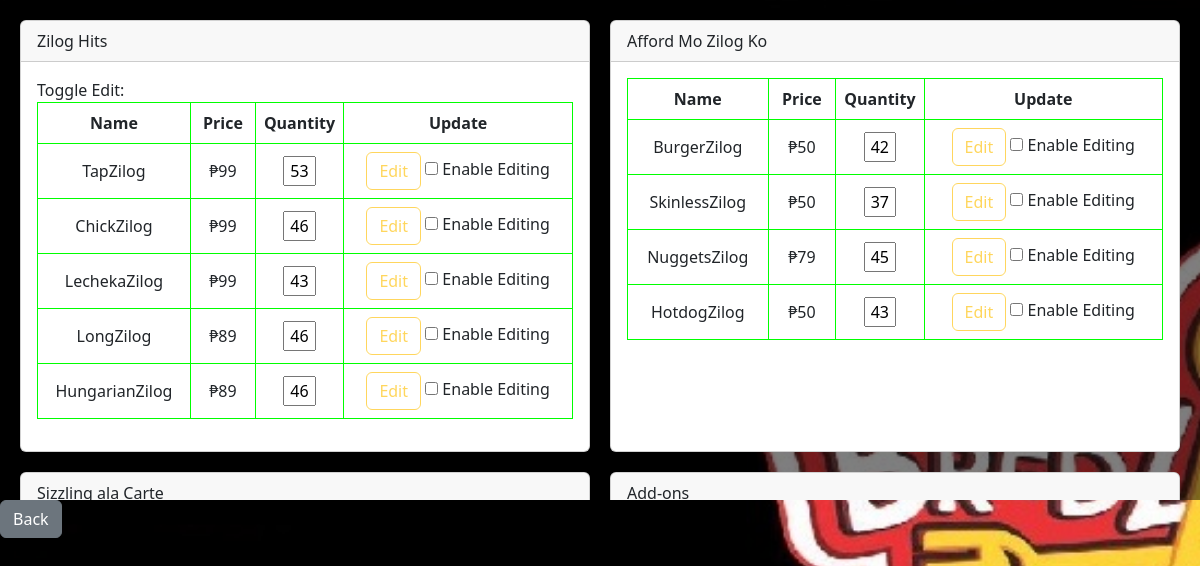
The page /admin/inventory (signed in) on the database as committed earlier.
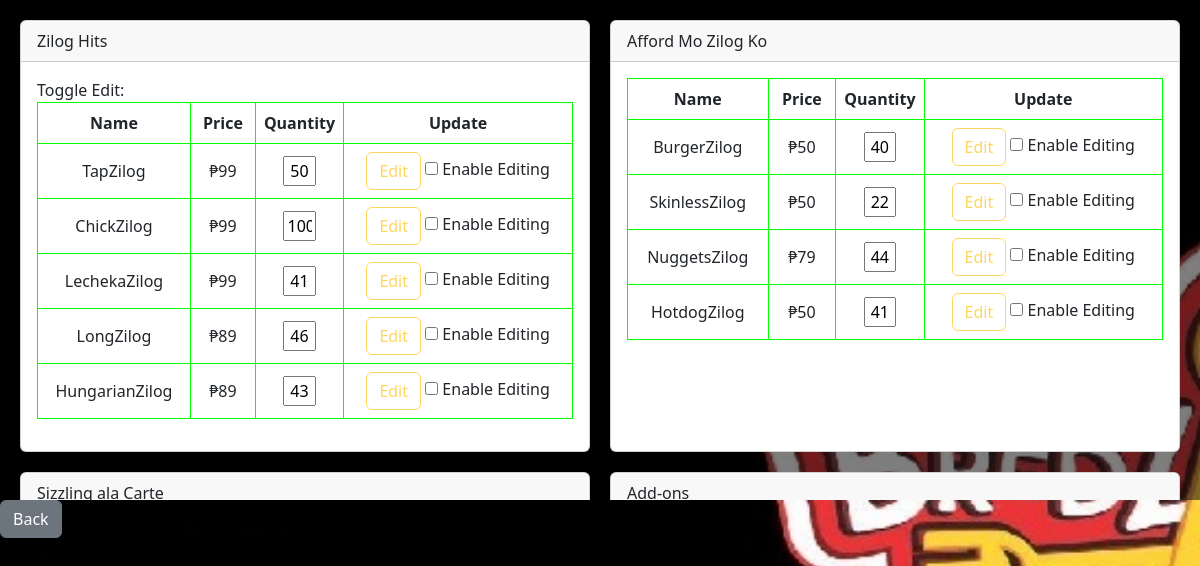
The same page on the database as committed later.
### tables this page shows
CREATE TABLE menu ( id INTEGER PRIMARY KEY AUTOINCREMENT, name TEXT NOT NULL, price INTEGER, type TEXT, quantity INTEGER);

### routes/admin.py (the view)
@admin_bp.route('/admin/inventory', methods=['POST', 'GET'])
def inventory():
    if 'email' in session:
        menu = pnt.EachData()
        return render_template('admin-inventory.html', menu=menu)
    return redirect(url_for('admin.adminPage'))

### thisclass/Myclass.py (called while the page is built)
    def create_object(self, i):
        id, name, price, type, qty = i
        return Item(id, name, price, type, qty)

    def fetch_from_db(self):
        connection = sqlite3.connect(self.db)
        cursor = connection.cursor()
        cursor.execute('SELECT * FROM menu')
        rows = cursor.fetchall()
        for i in rows:
            obj = self.create_object(i)
            self.items.append(obj)
        connection.close()

    @property
    def items(self):
        return self._items

    def get_item_per_type(self):
        hits = []
        afford = []
        carte = []
        add_on = []
        my_dict = {
            'hits': hits,
            'afford': afford,
            'carte': carte,
            'add_on': add_on
        }
        for i in self.items:
            if 'Zilog Hits' == i.type:
                hits.append(i)
            elif 'Afford Mo Zilog Ko' == i.type:
                afford.append(i)
            elif 'Sizzling Ala Carte' == i.type:
                carte.append(i)
            elif 'add-on' == i.type:
                add_on.append(i)
        return my_dict

    @property
    def id(self):
        return self._id

### templates/admin-inventory.html (shortened to what this page needs)
{% extends "layout.html" %}
{% block styles %}
    <link rel="stylesheet" href="{{ url_for('static', filename='css/admin-inventory.css') }}">
{% endblock %}
{% block body %}
<div class="grid-container">
    <div class="card digital-card">
        <div class="card-header">
            Zilog Hits
        </div>
        <div class="card-body">
            <label for="toggle">Toggle Edit:</label>
            <table class="table digital-table" id="table1">
                <thead>
                    <tr>
                        <th>Name</th>
                        <th>Price</th>
                        <th>Quantity</th>
                        <th>Update</th>
                    </tr>
                </thead>
                <tbody>
                    {% for i in menu.get_item_per_type()['hits'] %}
                    <tr>
                        <td>{{ i.name }}</td>
                        <td>₱{{ i.price }}</td>
                        <form action="/admin/setQuantity/{{ i.id }}" method="post">
                            <td style="width: 15%; text-align: center;">
                                <input type="text" value="{{ i.qty }}" id="qty{{ i.id }}" readonly name="qty{{ i.id }}" style="width: 45%; text-align: center;">
                            </td>
                            <td>
                                <button type="submit" id="submit_btn{{ i.id }}" class="btn btn-outline-warning" disabled>Edit</button>
                                <label>
                                    <input type="checkbox" id="checkbox{{ i.id }}" onclick="toggle('qty{{ i.id }}', 'submit_btn{{ i.id }}', 'hidden_input{{ i.id }}')"> Enable Editing
                                </label>
                            </td>
                        </form>
                    </tr>
                    {% endfor %}
                </tbody>
            </table>
        </div>
    </div>
    <div class="card digital-card">
        <div class="card-header">
            Afford Mo Zilog Ko
        </div>
        <div class="card-body">
            <table class="table digital-table">
                <thead>
                    <tr>
                        <th>Name</th>
                        <th>Price</th>
                        <th>Quantity</th>
                        <th>Update</th>
                    </tr>
                </thead>
                <tbody>
                    {% for i in menu.get_item_per_type()['afford']%}
                    <tr>
                        <td>{{ i.name }}</td>
                        <td>₱{{ i.price }}</td>
                        <form action="/admin/setQuantity/{{ i.id }}" method="post">
                            <td style="width: 15%; text-align: center;">
                                <input type="text" value="{{ i.qty }}" id="qty{{ i.id }}" readonly name="qty{{ i.id }}" style="width: 45%; text-align: center;">
                            </td>
                            <td>
                                <button class="btn btn-outline-warning" type="submit" id="submit_btn{{ i.id }}" disabled>Edit</button>
                                <label>
                                    <input type="checkbox" id="checkbox{{ i.id }}" onclick="toggle('qty{{ i.id }}', 'submit_btn{{ i.id }}', 'hidden_input{{ i.id }}')"> Enable Editing
                                </label>
                            </td>
                        </form>
                    </tr>
                    {% endfor %}
                </tbody>
            </table>
        </div>
    </div>
    <div class="card digital-card">
        <div class="card-header">
            Sizzling ala Carte
        </div>
    </div>
    <div class="card digital-card">
        <div class="card-header">
            Add-ons
        </div>
    </div>
</div>
<a href="{{ url_for('admin.dashboard') }}"><button class="btn btn-secondary">Back</button></a>
{% endblock %}

Rows that differ between the two databases and show on the page:
changed menu "TapZilog": qty "53" → "50"
changed menu "ChickZilog": qty "46" → "100"
changed menu "LechekaZilog": qty "43" → "41"
changed menu "HungarianZilog": qty "46" → "43"
changed menu "BurgerZilog": qty "42" → "40"
changed menu "SkinlessZilog": qty "37" → "22"
changed menu "NuggetsZilog": qty "45" → "44"
changed menu "HotdogZilog": qty "43" → "41"
